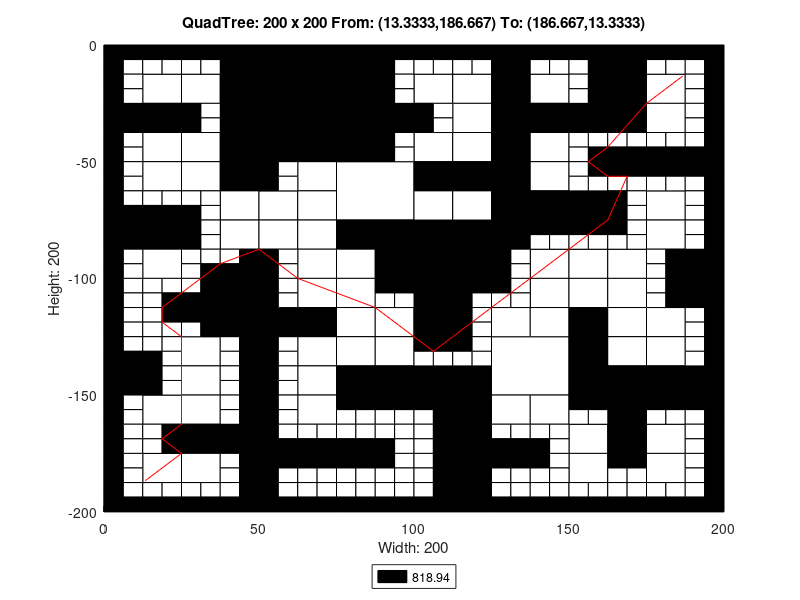

The MATLAB source for this figure:
axis([0 200 -200 0]);
title('QuadTree: 200 x 200 From: (13.3333,186.667) To: (186.667,13.3333)');
xlabel('Width: 200');
ylabel('Height: 200');
rectangle('Position',[50 -25 25 25], 'FaceColor',[0 0 0]);
rectangle('Position',[50 -50 25 25], 'FaceColor',[0 0 0]);
rectangle('Position',[75 -75 25 25], 'FaceColor',[1 1 1]);
rectangle('Position',[100 -100 25 25], 'FaceColor',[0 0 0]);
rectangle('Position',[125 -150 25 25], 'FaceColor',[1 1 1]);
rectangle('Position',[12.5 -25 12.5 12.5], 'FaceColor',[1 1 1]);
rectangle('Position',[37.5 -12.5 12.5 12.5], 'FaceColor',[0 0 0]);
rectangle('Position',[25 -25 12.5 12.5], 'FaceColor',[1 1 1]);
rectangle('Position',[37.5 -25 12.5 12.5], 'FaceColor',[0 0 0]);
rectangle('Position',[0 -37.5 12.5 12.5], 'FaceColor',[0 0 0]);
rectangle('Position',[12.5 -37.5 12.5 12.5], 'FaceColor',[0 0 0]);
rectangle('Position',[12.5 -50 12.5 12.5], 'FaceColor',[1 1 1]);
rectangle('Position',[37.5 -37.5 12.5 12.5], 'FaceColor',[0 0 0]);
rectangle('Position',[25 -50 12.5 12.5], 'FaceColor',[1 1 1]);
rectangle('Position',[37.5 -50 12.5 12.5], 'FaceColor',[0 0 0]);
rectangle('Position',[75 -12.5 12.5 12.5], 'FaceColor',[0 0 0]);
rectangle('Position',[75 -25 12.5 12.5], 'FaceColor',[0 0 0]);
rectangle('Position',[75 -37.5 12.5 12.5], 'FaceColor',[0 0 0]);
rectangle('Position',[87.5 -37.5 12.5 12.5], 'FaceColor',[0 0 0]);
rectangle('Position',[75 -50 12.5 12.5], 'FaceColor',[0 0 0]);
rectangle('Position',[12.5 -62.5 12.5 12.5], 'FaceColor',[1 1 1]);
rectangle('Position',[25 -62.5 12.5 12.5], 'FaceColor',[1 1 1]);
rectangle('Position',[37.5 -62.5 12.5 12.5], 'FaceColor',[0 0 0]);
rectangle('Position',[37.5 -75 12.5 12.5], 'FaceColor',[1 1 1]);
rectangle('Position',[0 -87.5 12.5 12.5], 'FaceColor',[0 0 0]);
rectangle('Position',[12.5 -87.5 12.5 12.5], 'FaceColor',[0 0 0]);
rectangle('Position',[12.5 -100 12.5 12.5], 'FaceColor',[1 1 1]);
rectangle('Position',[37.5 -87.5 12.5 12.5], 'FaceColor',[1 1 1]);
rectangle('Position',[62.5 -62.5 12.5 12.5], 'FaceColor',[1 1 1]);
rectangle('Position',[50 -75 12.5 12.5], 'FaceColor',[1 1 1]);
rectangle('Position',[62.5 -75 12.5 12.5], 'FaceColor',[1 1 1]);
rectangle('Position',[50 -87.5 12.5 12.5], 'FaceColor',[1 1 1]);
rectangle('Position',[62.5 -87.5 12.5 12.5], 'FaceColor',[1 1 1]);
rectangle('Position',[62.5 -100 12.5 12.5], 'FaceColor',[1 1 1]);
rectangle('Position',[75 -87.5 12.5 12.5], 'FaceColor',[0 0 0]);
rectangle('Position',[87.5 -87.5 12.5 12.5], 'FaceColor',[0 0 0]);
rectangle('Position',[75 -100 12.5 12.5], 'FaceColor',[1 1 1]);
rectangle('Position',[87.5 -100 12.5 12.5], 'FaceColor',[0 0 0]);
rectangle('Position',[100 -25 12.5 12.5], 'FaceColor',[1 1 1]);
rectangle('Position',[112.5 -25 12.5 12.5], 'FaceColor',[1 1 1]);
rectangle('Position',[125 -12.5 12.5 12.5], 'FaceColor',[0 0 0]);
rectangle('Position',[125 -25 12.5 12.5], 'FaceColor',[0 0 0]);
rectangle('Position',[137.5 -25 12.5 12.5], 'FaceColor',[1 1 1]);
rectangle('Position',[112.5 -37.5 12.5 12.5], 'FaceColor',[1 1 1]);
rectangle('Position',[100 -50 12.5 12.5], 'FaceColor',[1 1 1]);
rectangle('Position',[112.5 -50 12.5 12.5], 'FaceColor',[1 1 1]);
rectangle('Position',[125 -37.5 12.5 12.5], 'FaceColor',[0 0 0]);
rectangle('Position',[137.5 -37.5 12.5 12.5], 'FaceColor',[0 0 0]);
rectangle('Position',[125 -50 12.5 12.5], 'FaceColor',[0 0 0]);
rectangle('Position',[137.5 -50 12.5 12.5], 'FaceColor',[1 1 1]);
rectangle('Position',[162.5 -12.5 12.5 12.5], 'FaceColor',[0 0 0]);
rectangle('Position',[162.5 -25 12.5 12.5], 'FaceColor',[0 0 0]);
rectangle('Position',[175 -25 12.5 12.5], 'FaceColor',[1 1 1]);
rectangle('Position',[150 -37.5 12.5 12.5], 'FaceColor',[0 0 0]);
rectangle('Position',[162.5 -37.5 12.5 12.5], 'FaceColor',[0 0 0]);
rectangle('Position',[175 -37.5 12.5 12.5], 'FaceColor',[1 1 1]);
rectangle('Position',[100 -62.5 12.5 12.5], 'FaceColor',[0 0 0]);
rectangle('Position',[112.5 -62.5 12.5 12.5], 'FaceColor',[0 0 0]);
rectangle('Position',[100 -75 12.5 12.5], 'FaceColor',[1 1 1]);
rectangle('Position',[112.5 -75 12.5 12.5], 'FaceColor',[1 1 1]);
rectangle('Position',[125 -62.5 12.5 12.5], 'FaceColor',[0 0 0]);
rectangle('Position',[137.5 -62.5 12.5 12.5], 'FaceColor',[1 1 1]);
rectangle('Position',[125 -75 12.5 12.5], 'FaceColor',[0 0 0]);
rectangle('Position',[137.5 -75 12.5 12.5], 'FaceColor',[0 0 0]);
rectangle('Position',[125 -87.5 12.5 12.5], 'FaceColor',[0 0 0]);
rectangle('Position',[137.5 -100 12.5 12.5], 'FaceColor',[1 1 1]);
rectangle('Position',[150 -75 12.5 12.5], 'FaceColor',[0 0 0]);
rectangle('Position',[175 -75 12.5 12.5], 'FaceColor',[1 1 1]);
rectangle('Position',[150 -100 12.5 12.5], 'FaceColor',[1 1 1]);
rectangle('Position',[162.5 -100 12.5 12.5], 'FaceColor',[1 1 1]);
rectangle('Position',[175 -87.5 12.5 12.5], 'FaceColor',[1 1 1]);
rectangle('Position',[187.5 -100 12.5 12.5], 'FaceColor',[0 0 0]);
rectangle('Position',[37.5 -112.5 12.5 12.5], 'FaceColor',[0 0 0]);
rectangle('Position',[37.5 -125 12.5 12.5], 'FaceColor',[0 0 0]);
rectangle('Position',[0 -150 12.5 12.5], 'FaceColor',[0 0 0]);
rectangle('Position',[25 -137.5 12.5 12.5], 'FaceColor',[1 1 1]);
rectangle('Position',[25 -150 12.5 12.5], 'FaceColor',[1 1 1]);
rectangle('Position',[62.5 -112.5 12.5 12.5], 'FaceColor',[1 1 1]);
rectangle('Position',[50 -125 12.5 12.5], 'FaceColor',[0 0 0]);
rectangle('Position',[62.5 -125 12.5 12.5], 'FaceColor',[0 0 0]);
rectangle('Position',[75 -112.5 12.5 12.5], 'FaceColor',[1 1 1]);
rectangle('Position',[75 -125 12.5 12.5], 'FaceColor',[1 1 1]);
rectangle('Position',[87.5 -125 12.5 12.5], 'FaceColor',[1 1 1]);
rectangle('Position',[62.5 -137.5 12.5 12.5], 'FaceColor',[1 1 1]);
rectangle('Position',[62.5 -150 12.5 12.5], 'FaceColor',[1 1 1]);
rectangle('Position',[75 -137.5 12.5 12.5], 'FaceColor',[1 1 1]);
rectangle('Position',[87.5 -137.5 12.5 12.5], 'FaceColor',[1 1 1]);
rectangle('Position',[75 -150 12.5 12.5], 'FaceColor',[0 0 0]);
rectangle('Position',[87.5 -150 12.5 12.5], 'FaceColor',[0 0 0]);
rectangle('Position',[12.5 -162.5 12.5 12.5], 'FaceColor',[1 1 1]);
rectangle('Position',[25 -162.5 12.5 12.5], 'FaceColor',[1 1 1]);
rectangle('Position',[25 -175 12.5 12.5], 'FaceColor',[0 0 0]);
rectangle('Position',[37.5 -175 12.5 12.5], 'FaceColor',[0 0 0]);
rectangle('Position',[12.5 -187.5 12.5 12.5], 'FaceColor',[1 1 1]);
rectangle('Position',[25 -187.5 12.5 12.5], 'FaceColor',[1 1 1]);
rectangle('Position',[62.5 -162.5 12.5 12.5], 'FaceColor',[1 1 1]);
rectangle('Position',[100 -112.5 12.5 12.5], 'FaceColor',[0 0 0]);
rectangle('Position',[100 -125 12.5 12.5], 'FaceColor',[0 0 0]);
rectangle('Position',[137.5 -112.5 12.5 12.5], 'FaceColor',[1 1 1]);
rectangle('Position',[125 -125 12.5 12.5], 'FaceColor',[1 1 1]);
rectangle('Position',[137.5 -125 12.5 12.5], 'FaceColor',[1 1 1]);
rectangle('Position',[100 -150 12.5 12.5], 'FaceColor',[0 0 0]);
rectangle('Position',[112.5 -150 12.5 12.5], 'FaceColor',[0 0 0]);
rectangle('Position',[150 -112.5 12.5 12.5], 'FaceColor',[1 1 1]);
rectangle('Position',[162.5 -112.5 12.5 12.5], 'FaceColor',[1 1 1]);
rectangle('Position',[150 -125 12.5 12.5], 'FaceColor',[0 0 0]);
rectangle('Position',[162.5 -125 12.5 12.5], 'FaceColor',[1 1 1]);
rectangle('Position',[187.5 -112.5 12.5 12.5], 'FaceColor',[0 0 0]);
rectangle('Position',[175 -125 12.5 12.5], 'FaceColor',[1 1 1]);
rectangle('Position',[150 -137.5 12.5 12.5], 'FaceColor',[0 0 0]);
rectangle('Position',[162.5 -137.5 12.5 12.5], 'FaceColor',[1 1 1]);
rectangle('Position',[150 -150 12.5 12.5], 'FaceColor',[0 0 0]);
rectangle('Position',[162.5 -150 12.5 12.5], 'FaceColor',[0 0 0]);
rectangle('Position',[175 -137.5 12.5 12.5], 'FaceColor',[1 1 1]);
rectangle('Position',[175 -150 12.5 12.5], 'FaceColor',[0 0 0]);
rectangle('Position',[187.5 -150 12.5 12.5], 'FaceColor',[0 0 0]);
rectangle('Position',[112.5 -162.5 12.5 12.5], 'FaceColor',[0 0 0]);
rectangle('Position',[112.5 -175 12.5 12.5], 'FaceColor',[0 0 0]);
rectangle('Position',[125 -162.5 12.5 12.5], 'FaceColor',[1 1 1]);
rectangle('Position',[137.5 -162.5 12.5 12.5], 'FaceColor',[1 1 1]);
rectangle('Position',[112.5 -187.5 12.5 12.5], 'FaceColor',[0 0 0]);
rectangle('Position',[112.5 -200 12.5 12.5], 'FaceColor',[0 0 0]);
rectangle('Position',[162.5 -162.5 12.5 12.5], 'FaceColor',[0 0 0]);
rectangle('Position',[150 -175 12.5 12.5], 'FaceColor',[1 1 1]);
rectangle('Position',[162.5 -175 12.5 12.5], 'FaceColor',[0 0 0]);
rectangle('Position',[175 -175 12.5 12.5], 'FaceColor',[1 1 1]);
rectangle('Position',[150 -187.5 12.5 12.5], 'FaceColor',[1 1 1]);
rectangle('Position',[175 -187.5 12.5 12.5], 'FaceColor',[1 1 1]);
rectangle('Position',[0 -6.25 6.25 6.25], 'FaceColor',[0 0 0]);
rectangle('Position',[6.25 -6.25 6.25 6.25], 'FaceColor',[0 0 0]);
rectangle('Position',[0 -12.5 6.25 6.25], 'FaceColor',[0 0 0]);
rectangle('Position',[6.25 -12.5 6.25 6.25], 'FaceColor',[1 1 1]);
rectangle('Position',[12.5 -6.25 6.25 6.25], 'FaceColor',[0 0 0]);
rectangle('Position',[18.75 -6.25 6.25 6.25], 'FaceColor',[0 0 0]);
rectangle('Position',[12.5 -12.5 6.25 6.25], 'FaceColor',[1 1 1]);
rectangle('Position',[18.75 -12.5 6.25 6.25], 'FaceColor',[1 1 1]);
rectangle('Position',[0 -18.75 6.25 6.25], 'FaceColor',[0 0 0]);
rectangle('Position',[6.25 -18.75 6.25 6.25], 'FaceColor',[1 1 1]);
rectangle('Position',[0 -25 6.25 6.25], 'FaceColor',[0 0 0]);
rectangle('Position',[6.25 -25 6.25 6.25], 'FaceColor',[1 1 1]);
rectangle('Position',[25 -6.25 6.25 6.25], 'FaceColor',[0 0 0]);
rectangle('Position',[31.25 -6.25 6.25 6.25], 'FaceColor',[0 0 0]);
rectangle('Position',[25 -12.5 6.25 6.25], 'FaceColor',[1 1 1]);
rectangle('Position',[31.25 -12.5 6.25 6.25], 'FaceColor',[1 1 1]);
rectangle('Position',[0 -43.75 6.25 6.25], 'FaceColor',[0 0 0]);
rectangle('Position',[6.25 -43.75 6.25 6.25], 'FaceColor',[1 1 1]);
rectangle('Position',[0 -50 6.25 6.25], 'FaceColor',[0 0 0]);
rectangle('Position',[6.25 -50 6.25 6.25], 'FaceColor',[1 1 1]);
rectangle('Position',[25 -31.25 6.25 6.25], 'FaceColor',[0 0 0]);
rectangle('Position',[31.25 -31.25 6.25 6.25], 'FaceColor',[1 1 1]);
rectangle('Position',[25 -37.5 6.25 6.25], 'FaceColor',[0 0 0]);
rectangle('Position',[31.25 -37.5 6.25 6.25], 'FaceColor',[1 1 1]);
rectangle('Position',[87.5 -6.25 6.25 6.25], 'FaceColor',[0 0 0]);
rectangle('Position',[93.75 -6.25 6.25 6.25], 'FaceColor',[0 0 0]);
rectangle('Position',[87.5 -12.5 6.25 6.25], 'FaceColor',[0 0 0]);
rectangle('Position',[93.75 -12.5 6.25 6.25], 'FaceColor',[1 1 1]);
rectangle('Position',[87.5 -18.75 6.25 6.25], 'FaceColor',[0 0 0]);
rectangle('Position',[93.75 -18.75 6.25 6.25], 'FaceColor',[1 1 1]);
rectangle('Position',[87.5 -25 6.25 6.25], 'FaceColor',[0 0 0]);
rectangle('Position',[93.75 -25 6.25 6.25], 'FaceColor',[1 1 1]);
rectangle('Position',[87.5 -43.75 6.25 6.25], 'FaceColor',[0 0 0]);
rectangle('Position',[93.75 -43.75 6.25 6.25], 'FaceColor',[1 1 1]);
rectangle('Position',[87.5 -50 6.25 6.25], 'FaceColor',[0 0 0]);
rectangle('Position',[93.75 -50 6.25 6.25], 'FaceColor',[1 1 1]);
rectangle('Position',[0 -56.25 6.25 6.25], 'FaceColor',[0 0 0]);
rectangle('Position',[6.25 -56.25 6.25 6.25], 'FaceColor',[1 1 1]);
rectangle('Position',[0 -62.5 6.25 6.25], 'FaceColor',[0 0 0]);
rectangle('Position',[6.25 -62.5 6.25 6.25], 'FaceColor',[1 1 1]);
rectangle('Position',[0 -68.75 6.25 6.25], 'FaceColor',[0 0 0]);
rectangle('Position',[6.25 -68.75 6.25 6.25], 'FaceColor',[1 1 1]);
rectangle('Position',[0 -75 6.25 6.25], 'FaceColor',[0 0 0]);
rectangle('Position',[6.25 -75 6.25 6.25], 'FaceColor',[0 0 0]);
rectangle('Position',[12.5 -68.75 6.25 6.25], 'FaceColor',[1 1 1]);
rectangle('Position',[18.75 -68.75 6.25 6.25], 'FaceColor',[1 1 1]);
rectangle('Position',[12.5 -75 6.25 6.25], 'FaceColor',[0 0 0]);
rectangle('Position',[18.75 -75 6.25 6.25], 'FaceColor',[0 0 0]);
rectangle('Position',[25 -68.75 6.25 6.25], 'FaceColor',[1 1 1]);
rectangle('Position',[31.25 -68.75 6.25 6.25], 'FaceColor',[1 1 1]);
rectangle('Position',[25 -75 6.25 6.25], 'FaceColor',[0 0 0]);
rectangle('Position',[31.25 -75 6.25 6.25], 'FaceColor',[1 1 1]);
rectangle('Position',[0 -93.75 6.25 6.25], 'FaceColor',[0 0 0]);
rectangle('Position',[6.25 -93.75 6.25 6.25], 'FaceColor',[1 1 1]);
rectangle('Position',[0 -100 6.25 6.25], 'FaceColor',[0 0 0]);
rectangle('Position',[6.25 -100 6.25 6.25], 'FaceColor',[1 1 1]);
rectangle('Position',[25 -81.25 6.25 6.25], 'FaceColor',[0 0 0]);
rectangle('Position',[31.25 -81.25 6.25 6.25], 'FaceColor',[1 1 1]);
rectangle('Position',[25 -87.5 6.25 6.25], 'FaceColor',[0 0 0]);
rectangle('Position',[31.25 -87.5 6.25 6.25], 'FaceColor',[1 1 1]);
rectangle('Position',[25 -93.75 6.25 6.25], 'FaceColor',[1 1 1]);
rectangle('Position',[31.25 -93.75 6.25 6.25], 'FaceColor',[1 1 1]);
rectangle('Position',[25 -100 6.25 6.25], 'FaceColor',[1 1 1]);
rectangle('Position',[31.25 -100 6.25 6.25], 'FaceColor',[0 0 0]);
rectangle('Position',[37.5 -93.75 6.25 6.25], 'FaceColor',[1 1 1]);
rectangle('Position',[43.75 -93.75 6.25 6.25], 'FaceColor',[0 0 0]);
rectangle('Position',[37.5 -100 6.25 6.25], 'FaceColor',[0 0 0]);
rectangle('Position',[43.75 -100 6.25 6.25], 'FaceColor',[0 0 0]);
rectangle('Position',[50 -56.25 6.25 6.25], 'FaceColor',[0 0 0]);
rectangle('Position',[56.25 -56.25 6.25 6.25], 'FaceColor',[1 1 1]);
rectangle('Position',[50 -62.5 6.25 6.25], 'FaceColor',[0 0 0]);
rectangle('Position',[56.25 -62.5 6.25 6.25], 'FaceColor',[1 1 1]);
rectangle('Position',[50 -93.75 6.25 6.25], 'FaceColor',[0 0 0]);
rectangle('Position',[56.25 -93.75 6.25 6.25], 'FaceColor',[1 1 1]);
rectangle('Position',[50 -100 6.25 6.25], 'FaceColor',[0 0 0]);
rectangle('Position',[56.25 -100 6.25 6.25], 'FaceColor',[1 1 1]);
rectangle('Position',[100 -6.25 6.25 6.25], 'FaceColor',[0 0 0]);
rectangle('Position',[106.25 -6.25 6.25 6.25], 'FaceColor',[0 0 0]);
rectangle('Position',[100 -12.5 6.25 6.25], 'FaceColor',[1 1 1]);
rectangle('Position',[106.25 -12.5 6.25 6.25], 'FaceColor',[1 1 1]);
rectangle('Position',[112.5 -6.25 6.25 6.25], 'FaceColor',[0 0 0]);
rectangle('Position',[118.75 -6.25 6.25 6.25], 'FaceColor',[0 0 0]);
rectangle('Position',[112.5 -12.5 6.25 6.25], 'FaceColor',[1 1 1]);
rectangle('Position',[118.75 -12.5 6.25 6.25], 'FaceColor',[1 1 1]);
rectangle('Position',[137.5 -6.25 6.25 6.25], 'FaceColor',[0 0 0]);
rectangle('Position',[143.75 -6.25 6.25 6.25], 'FaceColor',[0 0 0]);
rectangle('Position',[137.5 -12.5 6.25 6.25], 'FaceColor',[1 1 1]);
rectangle('Position',[143.75 -12.5 6.25 6.25], 'FaceColor',[1 1 1]);
rectangle('Position',[100 -31.25 6.25 6.25], 'FaceColor',[0 0 0]);
rectangle('Position',[106.25 -31.25 6.25 6.25], 'FaceColor',[1 1 1]);
rectangle('Position',[100 -37.5 6.25 6.25], 'FaceColor',[0 0 0]);
rectangle('Position',[106.25 -37.5 6.25 6.25], 'FaceColor',[1 1 1]);
rectangle('Position',[150 -6.25 6.25 6.25], 'FaceColor',[0 0 0]);
rectangle('Position',[156.25 -6.25 6.25 6.25], 'FaceColor',[0 0 0]);
rectangle('Position',[150 -12.5 6.25 6.25], 'FaceColor',[1 1 1]);
rectangle('Position',[156.25 -12.5 6.25 6.25], 'FaceColor',[0 0 0]);
rectangle('Position',[150 -18.75 6.25 6.25], 'FaceColor',[1 1 1]);
rectangle('Position',[156.25 -18.75 6.25 6.25], 'FaceColor',[0 0 0]);
rectangle('Position',[150 -25 6.25 6.25], 'FaceColor',[1 1 1]);
rectangle('Position',[156.25 -25 6.25 6.25], 'FaceColor',[0 0 0]);
rectangle('Position',[175 -6.25 6.25 6.25], 'FaceColor',[0 0 0]);
rectangle('Position',[181.25 -6.25 6.25 6.25], 'FaceColor',[0 0 0]);
rectangle('Position',[175 -12.5 6.25 6.25], 'FaceColor',[1 1 1]);
rectangle('Position',[181.25 -12.5 6.25 6.25], 'FaceColor',[1 1 1]);
rectangle('Position',[187.5 -6.25 6.25 6.25], 'FaceColor',[0 0 0]);
rectangle('Position',[193.75 -6.25 6.25 6.25], 'FaceColor',[0 0 0]);
rectangle('Position',[187.5 -12.5 6.25 6.25], 'FaceColor',[1 1 1]);
rectangle('Position',[193.75 -12.5 6.25 6.25], 'FaceColor',[0 0 0]);
rectangle('Position',[187.5 -18.75 6.25 6.25], 'FaceColor',[1 1 1]);
rectangle('Position',[193.75 -18.75 6.25 6.25], 'FaceColor',[0 0 0]);
rectangle('Position',[187.5 -25 6.25 6.25], 'FaceColor',[1 1 1]);
rectangle('Position',[193.75 -25 6.25 6.25], 'FaceColor',[0 0 0]);
rectangle('Position',[150 -43.75 6.25 6.25], 'FaceColor',[1 1 1]);
rectangle('Position',[156.25 -43.75 6.25 6.25], 'FaceColor',[1 1 1]);
rectangle('Position',[150 -50 6.25 6.25], 'FaceColor',[1 1 1]);
rectangle('Position',[156.25 -50 6.25 6.25], 'FaceColor',[0 0 0]);
rectangle('Position',[162.5 -43.75 6.25 6.25], 'FaceColor',[1 1 1]);
rectangle('Position',[168.75 -43.75 6.25 6.25], 'FaceColor',[1 1 1]);
rectangle('Position',[162.5 -50 6.25 6.25], 'FaceColor',[0 0 0]);
rectangle('Position',[168.75 -50 6.25 6.25], 'FaceColor',[0 0 0]);
rectangle('Position',[187.5 -31.25 6.25 6.25], 'FaceColor',[1 1 1]);
rectangle('Position',[193.75 -31.25 6.25 6.25], 'FaceColor',[0 0 0]);
rectangle('Position',[187.5 -37.5 6.25 6.25], 'FaceColor',[1 1 1]);
rectangle('Position',[193.75 -37.5 6.25 6.25], 'FaceColor',[0 0 0]);
rectangle('Position',[175 -43.75 6.25 6.25], 'FaceColor',[1 1 1]);
rectangle('Position',[181.25 -43.75 6.25 6.25], 'FaceColor',[1 1 1]);
rectangle('Position',[175 -50 6.25 6.25], 'FaceColor',[0 0 0]);
rectangle('Position',[181.25 -50 6.25 6.25], 'FaceColor',[0 0 0]);
rectangle('Position',[187.5 -43.75 6.25 6.25], 'FaceColor',[1 1 1]);
rectangle('Position',[193.75 -43.75 6.25 6.25], 'FaceColor',[0 0 0]);
rectangle('Position',[187.5 -50 6.25 6.25], 'FaceColor',[0 0 0]);
rectangle('Position',[193.75 -50 6.25 6.25], 'FaceColor',[0 0 0]);
rectangle('Position',[137.5 -81.25 6.25 6.25], 'FaceColor',[0 0 0]);
rectangle('Position',[143.75 -81.25 6.25 6.25], 'FaceColor',[0 0 0]);
rectangle('Position',[137.5 -87.5 6.25 6.25], 'FaceColor',[1 1 1]);
rectangle('Position',[143.75 -87.5 6.25 6.25], 'FaceColor',[1 1 1]);
rectangle('Position',[125 -93.75 6.25 6.25], 'FaceColor',[0 0 0]);
rectangle('Position',[131.25 -93.75 6.25 6.25], 'FaceColor',[1 1 1]);
rectangle('Position',[125 -100 6.25 6.25], 'FaceColor',[0 0 0]);
rectangle('Position',[131.25 -100 6.25 6.25], 'FaceColor',[1 1 1]);
rectangle('Position',[150 -56.25 6.25 6.25], 'FaceColor',[1 1 1]);
rectangle('Position',[156.25 -56.25 6.25 6.25], 'FaceColor',[0 0 0]);
rectangle('Position',[150 -62.5 6.25 6.25], 'FaceColor',[1 1 1]);
rectangle('Position',[156.25 -62.5 6.25 6.25], 'FaceColor',[1 1 1]);
rectangle('Position',[162.5 -56.25 6.25 6.25], 'FaceColor',[0 0 0]);
rectangle('Position',[168.75 -56.25 6.25 6.25], 'FaceColor',[0 0 0]);
rectangle('Position',[162.5 -62.5 6.25 6.25], 'FaceColor',[1 1 1]);
rectangle('Position',[168.75 -62.5 6.25 6.25], 'FaceColor',[1 1 1]);
rectangle('Position',[162.5 -68.75 6.25 6.25], 'FaceColor',[0 0 0]);
rectangle('Position',[168.75 -68.75 6.25 6.25], 'FaceColor',[1 1 1]);
rectangle('Position',[162.5 -75 6.25 6.25], 'FaceColor',[0 0 0]);
rectangle('Position',[168.75 -75 6.25 6.25], 'FaceColor',[1 1 1]);
rectangle('Position',[175 -56.25 6.25 6.25], 'FaceColor',[0 0 0]);
rectangle('Position',[181.25 -56.25 6.25 6.25], 'FaceColor',[0 0 0]);
rectangle('Position',[175 -62.5 6.25 6.25], 'FaceColor',[1 1 1]);
rectangle('Position',[181.25 -62.5 6.25 6.25], 'FaceColor',[1 1 1]);
rectangle('Position',[187.5 -56.25 6.25 6.25], 'FaceColor',[0 0 0]);
rectangle('Position',[193.75 -56.25 6.25 6.25], 'FaceColor',[0 0 0]);
rectangle('Position',[187.5 -62.5 6.25 6.25], 'FaceColor',[1 1 1]);
rectangle('Position',[193.75 -62.5 6.25 6.25], 'FaceColor',[0 0 0]);
rectangle('Position',[187.5 -68.75 6.25 6.25], 'FaceColor',[1 1 1]);
rectangle('Position',[193.75 -68.75 6.25 6.25], 'FaceColor',[0 0 0]);
rectangle('Position',[187.5 -75 6.25 6.25], 'FaceColor',[1 1 1]);
rectangle('Position',[193.75 -75 6.25 6.25], 'FaceColor',[0 0 0]);
rectangle('Position',[150 -81.25 6.25 6.25], 'FaceColor',[0 0 0]);
rectangle('Position',[156.25 -81.25 6.25 6.25], 'FaceColor',[0 0 0]);
rectangle('Position',[150 -87.5 6.25 6.25], 'FaceColor',[1 1 1]);
rectangle('Position',[156.25 -87.5 6.25 6.25], 'FaceColor',[1 1 1]);
rectangle('Position',[162.5 -81.25 6.25 6.25], 'FaceColor',[0 0 0]);
rectangle('Position',[168.75 -81.25 6.25 6.25], 'FaceColor',[1 1 1]);
rectangle('Position',[162.5 -87.5 6.25 6.25], 'FaceColor',[1 1 1]);
rectangle('Position',[168.75 -87.5 6.25 6.25], 'FaceColor',[1 1 1]);
rectangle('Position',[187.5 -81.25 6.25 6.25], 'FaceColor',[1 1 1]);
rectangle('Position',[193.75 -81.25 6.25 6.25], 'FaceColor',[0 0 0]);
rectangle('Position',[187.5 -87.5 6.25 6.25], 'FaceColor',[1 1 1]);
rectangle('Position',[193.75 -87.5 6.25 6.25], 'FaceColor',[0 0 0]);
rectangle('Position',[175 -93.75 6.25 6.25], 'FaceColor',[1 1 1]);
rectangle('Position',[181.25 -93.75 6.25 6.25], 'FaceColor',[0 0 0]);
rectangle('Position',[175 -100 6.25 6.25], 'FaceColor',[1 1 1]);
rectangle('Position',[181.25 -100 6.25 6.25], 'FaceColor',[0 0 0]);
rectangle('Position',[0 -106.25 6.25 6.25], 'FaceColor',[0 0 0]);
rectangle('Position',[6.25 -106.25 6.25 6.25], 'FaceColor',[1 1 1]);
rectangle('Position',[0 -112.5 6.25 6.25], 'FaceColor',[0 0 0]);
rectangle('Position',[6.25 -112.5 6.25 6.25], 'FaceColor',[1 1 1]);
rectangle('Position',[12.5 -106.25 6.25 6.25], 'FaceColor',[1 1 1]);
rectangle('Position',[18.75 -106.25 6.25 6.25], 'FaceColor',[1 1 1]);
rectangle('Position',[12.5 -112.5 6.25 6.25], 'FaceColor',[1 1 1]);
rectangle('Position',[18.75 -112.5 6.25 6.25], 'FaceColor',[0 0 0]);
rectangle('Position',[0 -118.75 6.25 6.25], 'FaceColor',[0 0 0]);
rectangle('Position',[6.25 -118.75 6.25 6.25], 'FaceColor',[1 1 1]);
rectangle('Position',[0 -125 6.25 6.25], 'FaceColor',[0 0 0]);
rectangle('Position',[6.25 -125 6.25 6.25], 'FaceColor',[1 1 1]);
rectangle('Position',[12.5 -118.75 6.25 6.25], 'FaceColor',[1 1 1]);
rectangle('Position',[18.75 -118.75 6.25 6.25], 'FaceColor',[0 0 0]);
rectangle('Position',[12.5 -125 6.25 6.25], 'FaceColor',[1 1 1]);
rectangle('Position',[18.75 -125 6.25 6.25], 'FaceColor',[1 1 1]);
rectangle('Position',[25 -106.25 6.25 6.25], 'FaceColor',[1 1 1]);
rectangle('Position',[31.25 -106.25 6.25 6.25], 'FaceColor',[0 0 0]);
rectangle('Position',[25 -112.5 6.25 6.25], 'FaceColor',[0 0 0]);
rectangle('Position',[31.25 -112.5 6.25 6.25], 'FaceColor',[0 0 0]);
rectangle('Position',[25 -118.75 6.25 6.25], 'FaceColor',[0 0 0]);
rectangle('Position',[31.25 -118.75 6.25 6.25], 'FaceColor',[0 0 0]);
rectangle('Position',[25 -125 6.25 6.25], 'FaceColor',[1 1 1]);
rectangle('Position',[31.25 -125 6.25 6.25], 'FaceColor',[0 0 0]);
rectangle('Position',[0 -131.25 6.25 6.25], 'FaceColor',[0 0 0]);
rectangle('Position',[6.25 -131.25 6.25 6.25], 'FaceColor',[1 1 1]);
rectangle('Position',[0 -137.5 6.25 6.25], 'FaceColor',[0 0 0]);
rectangle('Position',[6.25 -137.5 6.25 6.25], 'FaceColor',[0 0 0]);
rectangle('Position',[12.5 -131.25 6.25 6.25], 'FaceColor',[1 1 1]);
rectangle('Position',[18.75 -131.25 6.25 6.25], 'FaceColor',[1 1 1]);
rectangle('Position',[12.5 -137.5 6.25 6.25], 'FaceColor',[0 0 0]);
rectangle('Position',[18.75 -137.5 6.25 6.25], 'FaceColor',[1 1 1]);
rectangle('Position',[12.5 -143.75 6.25 6.25], 'FaceColor',[0 0 0]);
rectangle('Position',[18.75 -143.75 6.25 6.25], 'FaceColor',[1 1 1]);
rectangle('Position',[12.5 -150 6.25 6.25], 'FaceColor',[0 0 0]);
rectangle('Position',[18.75 -150 6.25 6.25], 'FaceColor',[1 1 1]);
rectangle('Position',[37.5 -131.25 6.25 6.25], 'FaceColor',[1 1 1]);
rectangle('Position',[43.75 -131.25 6.25 6.25], 'FaceColor',[0 0 0]);
rectangle('Position',[37.5 -137.5 6.25 6.25], 'FaceColor',[1 1 1]);
rectangle('Position',[43.75 -137.5 6.25 6.25], 'FaceColor',[0 0 0]);
rectangle('Position',[37.5 -143.75 6.25 6.25], 'FaceColor',[1 1 1]);
rectangle('Position',[43.75 -143.75 6.25 6.25], 'FaceColor',[0 0 0]);
rectangle('Position',[37.5 -150 6.25 6.25], 'FaceColor',[1 1 1]);
rectangle('Position',[43.75 -150 6.25 6.25], 'FaceColor',[0 0 0]);
rectangle('Position',[50 -106.25 6.25 6.25], 'FaceColor',[0 0 0]);
rectangle('Position',[56.25 -106.25 6.25 6.25], 'FaceColor',[1 1 1]);
rectangle('Position',[50 -112.5 6.25 6.25], 'FaceColor',[0 0 0]);
rectangle('Position',[56.25 -112.5 6.25 6.25], 'FaceColor',[1 1 1]);
rectangle('Position',[87.5 -106.25 6.25 6.25], 'FaceColor',[0 0 0]);
rectangle('Position',[93.75 -106.25 6.25 6.25], 'FaceColor',[0 0 0]);
rectangle('Position',[87.5 -112.5 6.25 6.25], 'FaceColor',[1 1 1]);
rectangle('Position',[93.75 -112.5 6.25 6.25], 'FaceColor',[1 1 1]);
rectangle('Position',[50 -131.25 6.25 6.25], 'FaceColor',[0 0 0]);
rectangle('Position',[56.25 -131.25 6.25 6.25], 'FaceColor',[1 1 1]);
rectangle('Position',[50 -137.5 6.25 6.25], 'FaceColor',[0 0 0]);
rectangle('Position',[56.25 -137.5 6.25 6.25], 'FaceColor',[1 1 1]);
rectangle('Position',[50 -143.75 6.25 6.25], 'FaceColor',[0 0 0]);
rectangle('Position',[56.25 -143.75 6.25 6.25], 'FaceColor',[1 1 1]);
rectangle('Position',[50 -150 6.25 6.25], 'FaceColor',[0 0 0]);
rectangle('Position',[56.25 -150 6.25 6.25], 'FaceColor',[1 1 1]);
rectangle('Position',[0 -156.25 6.25 6.25], 'FaceColor',[0 0 0]);
rectangle('Position',[6.25 -156.25 6.25 6.25], 'FaceColor',[1 1 1]);
rectangle('Position',[0 -162.5 6.25 6.25], 'FaceColor',[0 0 0]);
rectangle('Position',[6.25 -162.5 6.25 6.25], 'FaceColor',[1 1 1]);
rectangle('Position',[0 -168.75 6.25 6.25], 'FaceColor',[0 0 0]);
rectangle('Position',[6.25 -168.75 6.25 6.25], 'FaceColor',[1 1 1]);
rectangle('Position',[0 -175 6.25 6.25], 'FaceColor',[0 0 0]);
rectangle('Position',[6.25 -175 6.25 6.25], 'FaceColor',[1 1 1]);
rectangle('Position',[12.5 -168.75 6.25 6.25], 'FaceColor',[1 1 1]);
rectangle('Position',[18.75 -168.75 6.25 6.25], 'FaceColor',[0 0 0]);
rectangle('Position',[12.5 -175 6.25 6.25], 'FaceColor',[1 1 1]);
rectangle('Position',[18.75 -175 6.25 6.25], 'FaceColor',[0 0 0]);
rectangle('Position',[37.5 -156.25 6.25 6.25], 'FaceColor',[1 1 1]);
rectangle('Position',[43.75 -156.25 6.25 6.25], 'FaceColor',[0 0 0]);
rectangle('Position',[37.5 -162.5 6.25 6.25], 'FaceColor',[1 1 1]);
rectangle('Position',[43.75 -162.5 6.25 6.25], 'FaceColor',[0 0 0]);
rectangle('Position',[0 -181.25 6.25 6.25], 'FaceColor',[0 0 0]);
rectangle('Position',[6.25 -181.25 6.25 6.25], 'FaceColor',[1 1 1]);
rectangle('Position',[0 -187.5 6.25 6.25], 'FaceColor',[0 0 0]);
rectangle('Position',[6.25 -187.5 6.25 6.25], 'FaceColor',[1 1 1]);
rectangle('Position',[0 -193.75 6.25 6.25], 'FaceColor',[0 0 0]);
rectangle('Position',[6.25 -193.75 6.25 6.25], 'FaceColor',[1 1 1]);
rectangle('Position',[0 -200 6.25 6.25], 'FaceColor',[0 0 0]);
rectangle('Position',[6.25 -200 6.25 6.25], 'FaceColor',[0 0 0]);
rectangle('Position',[12.5 -193.75 6.25 6.25], 'FaceColor',[1 1 1]);
rectangle('Position',[18.75 -193.75 6.25 6.25], 'FaceColor',[1 1 1]);
rectangle('Position',[12.5 -200 6.25 6.25], 'FaceColor',[0 0 0]);
rectangle('Position',[18.75 -200 6.25 6.25], 'FaceColor',[0 0 0]);
rectangle('Position',[37.5 -181.25 6.25 6.25], 'FaceColor',[1 1 1]);
rectangle('Position',[43.75 -181.25 6.25 6.25], 'FaceColor',[0 0 0]);
rectangle('Position',[37.5 -187.5 6.25 6.25], 'FaceColor',[1 1 1]);
rectangle('Position',[43.75 -187.5 6.25 6.25], 'FaceColor',[0 0 0]);
rectangle('Position',[25 -193.75 6.25 6.25], 'FaceColor',[1 1 1]);
rectangle('Position',[31.25 -193.75 6.25 6.25], 'FaceColor',[1 1 1]);
rectangle('Position',[25 -200 6.25 6.25], 'FaceColor',[0 0 0]);
rectangle('Position',[31.25 -200 6.25 6.25], 'FaceColor',[0 0 0]);
rectangle('Position',[37.5 -193.75 6.25 6.25], 'FaceColor',[1 1 1]);
rectangle('Position',[43.75 -193.75 6.25 6.25], 'FaceColor',[0 0 0]);
rectangle('Position',[37.5 -200 6.25 6.25], 'FaceColor',[0 0 0]);
rectangle('Position',[43.75 -200 6.25 6.25], 'FaceColor',[0 0 0]);
rectangle('Position',[50 -156.25 6.25 6.25], 'FaceColor',[0 0 0]);
rectangle('Position',[56.25 -156.25 6.25 6.25], 'FaceColor',[1 1 1]);
rectangle('Position',[50 -162.5 6.25 6.25], 'FaceColor',[0 0 0]);
rectangle('Position',[56.25 -162.5 6.25 6.25], 'FaceColor',[1 1 1]);
rectangle('Position',[50 -168.75 6.25 6.25], 'FaceColor',[0 0 0]);
rectangle('Position',[56.25 -168.75 6.25 6.25], 'FaceColor',[1 1 1]);
rectangle('Position',[50 -175 6.25 6.25], 'FaceColor',[0 0 0]);
rectangle('Position',[56.25 -175 6.25 6.25], 'FaceColor',[0 0 0]);
rectangle('Position',[62.5 -168.75 6.25 6.25], 'FaceColor',[1 1 1]);
rectangle('Position',[68.75 -168.75 6.25 6.25], 'FaceColor',[1 1 1]);
rectangle('Position',[62.5 -175 6.25 6.25], 'FaceColor',[0 0 0]);
rectangle('Position',[68.75 -175 6.25 6.25], 'FaceColor',[0 0 0]);
rectangle('Position',[75 -156.25 6.25 6.25], 'FaceColor',[0 0 0]);
rectangle('Position',[81.25 -156.25 6.25 6.25], 'FaceColor',[0 0 0]);
rectangle('Position',[75 -162.5 6.25 6.25], 'FaceColor',[1 1 1]);
rectangle('Position',[81.25 -162.5 6.25 6.25], 'FaceColor',[1 1 1]);
rectangle('Position',[87.5 -156.25 6.25 6.25], 'FaceColor',[0 0 0]);
rectangle('Position',[93.75 -156.25 6.25 6.25], 'FaceColor',[0 0 0]);
rectangle('Position',[87.5 -162.5 6.25 6.25], 'FaceColor',[1 1 1]);
rectangle('Position',[93.75 -162.5 6.25 6.25], 'FaceColor',[1 1 1]);
rectangle('Position',[75 -168.75 6.25 6.25], 'FaceColor',[1 1 1]);
rectangle('Position',[81.25 -168.75 6.25 6.25], 'FaceColor',[1 1 1]);
rectangle('Position',[75 -175 6.25 6.25], 'FaceColor',[0 0 0]);
rectangle('Position',[81.25 -175 6.25 6.25], 'FaceColor',[0 0 0]);
rectangle('Position',[87.5 -168.75 6.25 6.25], 'FaceColor',[1 1 1]);
rectangle('Position',[93.75 -168.75 6.25 6.25], 'FaceColor',[1 1 1]);
rectangle('Position',[87.5 -175 6.25 6.25], 'FaceColor',[0 0 0]);
rectangle('Position',[93.75 -175 6.25 6.25], 'FaceColor',[1 1 1]);
rectangle('Position',[50 -181.25 6.25 6.25], 'FaceColor',[0 0 0]);
rectangle('Position',[56.25 -181.25 6.25 6.25], 'FaceColor',[0 0 0]);
rectangle('Position',[50 -187.5 6.25 6.25], 'FaceColor',[0 0 0]);
rectangle('Position',[56.25 -187.5 6.25 6.25], 'FaceColor',[1 1 1]);
rectangle('Position',[62.5 -181.25 6.25 6.25], 'FaceColor',[0 0 0]);
rectangle('Position',[68.75 -181.25 6.25 6.25], 'FaceColor',[0 0 0]);
rectangle('Position',[62.5 -187.5 6.25 6.25], 'FaceColor',[1 1 1]);
rectangle('Position',[68.75 -187.5 6.25 6.25], 'FaceColor',[1 1 1]);
rectangle('Position',[50 -193.75 6.25 6.25], 'FaceColor',[0 0 0]);
rectangle('Position',[56.25 -193.75 6.25 6.25], 'FaceColor',[1 1 1]);
rectangle('Position',[50 -200 6.25 6.25], 'FaceColor',[0 0 0]);
rectangle('Position',[56.25 -200 6.25 6.25], 'FaceColor',[0 0 0]);
rectangle('Position',[62.5 -193.75 6.25 6.25], 'FaceColor',[1 1 1]);
rectangle('Position',[68.75 -193.75 6.25 6.25], 'FaceColor',[1 1 1]);
rectangle('Position',[62.5 -200 6.25 6.25], 'FaceColor',[0 0 0]);
rectangle('Position',[68.75 -200 6.25 6.25], 'FaceColor',[0 0 0]);
rectangle('Position',[75 -181.25 6.25 6.25], 'FaceColor',[0 0 0]);
rectangle('Position',[81.25 -181.25 6.25 6.25], 'FaceColor',[0 0 0]);
rectangle('Position',[75 -187.5 6.25 6.25], 'FaceColor',[1 1 1]);
rectangle('Position',[81.25 -187.5 6.25 6.25], 'FaceColor',[1 1 1]);
rectangle('Position',[87.5 -181.25 6.25 6.25], 'FaceColor',[0 0 0]);
rectangle('Position',[93.75 -181.25 6.25 6.25], 'FaceColor',[1 1 1]);
rectangle('Position',[87.5 -187.5 6.25 6.25], 'FaceColor',[1 1 1]);
rectangle('Position',[93.75 -187.5 6.25 6.25], 'FaceColor',[1 1 1]);
rectangle('Position',[75 -193.75 6.25 6.25], 'FaceColor',[1 1 1]);
rectangle('Position',[81.25 -193.75 6.25 6.25], 'FaceColor',[1 1 1]);
rectangle('Position',[75 -200 6.25 6.25], 'FaceColor',[0 0 0]);
rectangle('Position',[81.25 -200 6.25 6.25], 'FaceColor',[0 0 0]);
rectangle('Position',[87.5 -193.75 6.25 6.25], 'FaceColor',[1 1 1]);
rectangle('Position',[93.75 -193.75 6.25 6.25], 'FaceColor',[1 1 1]);
rectangle('Position',[87.5 -200 6.25 6.25], 'FaceColor',[0 0 0]);
rectangle('Position',[93.75 -200 6.25 6.25], 'FaceColor',[0 0 0]);
rectangle('Position',[112.5 -106.25 6.25 6.25], 'FaceColor',[0 0 0]);
rectangle('Position',[118.75 -106.25 6.25 6.25], 'FaceColor',[0 0 0]);
rectangle('Position',[112.5 -112.5 6.25 6.25], 'FaceColor',[0 0 0]);
rectangle('Position',[118.75 -112.5 6.25 6.25], 'FaceColor',[1 1 1]);
rectangle('Position',[112.5 -118.75 6.25 6.25], 'FaceColor',[0 0 0]);
rectangle('Position',[118.75 -118.75 6.25 6.25], 'FaceColor',[1 1 1]);
rectangle('Position',[112.5 -125 6.25 6.25], 'FaceColor',[0 0 0]);
rectangle('Position',[118.75 -125 6.25 6.25], 'FaceColor',[1 1 1]);
rectangle('Position',[125 -106.25 6.25 6.25], 'FaceColor',[0 0 0]);
rectangle('Position',[131.25 -106.25 6.25 6.25], 'FaceColor',[1 1 1]);
rectangle('Position',[125 -112.5 6.25 6.25], 'FaceColor',[1 1 1]);
rectangle('Position',[131.25 -112.5 6.25 6.25], 'FaceColor',[1 1 1]);
rectangle('Position',[100 -131.25 6.25 6.25], 'FaceColor',[0 0 0]);
rectangle('Position',[106.25 -131.25 6.25 6.25], 'FaceColor',[0 0 0]);
rectangle('Position',[100 -137.5 6.25 6.25], 'FaceColor',[1 1 1]);
rectangle('Position',[106.25 -137.5 6.25 6.25], 'FaceColor',[1 1 1]);
rectangle('Position',[112.5 -131.25 6.25 6.25], 'FaceColor',[0 0 0]);
rectangle('Position',[118.75 -131.25 6.25 6.25], 'FaceColor',[1 1 1]);
rectangle('Position',[112.5 -137.5 6.25 6.25], 'FaceColor',[1 1 1]);
rectangle('Position',[118.75 -137.5 6.25 6.25], 'FaceColor',[1 1 1]);
rectangle('Position',[175 -106.25 6.25 6.25], 'FaceColor',[1 1 1]);
rectangle('Position',[181.25 -106.25 6.25 6.25], 'FaceColor',[0 0 0]);
rectangle('Position',[175 -112.5 6.25 6.25], 'FaceColor',[1 1 1]);
rectangle('Position',[181.25 -112.5 6.25 6.25], 'FaceColor',[0 0 0]);
rectangle('Position',[187.5 -118.75 6.25 6.25], 'FaceColor',[1 1 1]);
rectangle('Position',[193.75 -118.75 6.25 6.25], 'FaceColor',[0 0 0]);
rectangle('Position',[187.5 -125 6.25 6.25], 'FaceColor',[1 1 1]);
rectangle('Position',[193.75 -125 6.25 6.25], 'FaceColor',[0 0 0]);
rectangle('Position',[187.5 -131.25 6.25 6.25], 'FaceColor',[1 1 1]);
rectangle('Position',[193.75 -131.25 6.25 6.25], 'FaceColor',[0 0 0]);
rectangle('Position',[187.5 -137.5 6.25 6.25], 'FaceColor',[1 1 1]);
rectangle('Position',[193.75 -137.5 6.25 6.25], 'FaceColor',[0 0 0]);
rectangle('Position',[100 -156.25 6.25 6.25], 'FaceColor',[0 0 0]);
rectangle('Position',[106.25 -156.25 6.25 6.25], 'FaceColor',[0 0 0]);
rectangle('Position',[100 -162.5 6.25 6.25], 'FaceColor',[1 1 1]);
rectangle('Position',[106.25 -162.5 6.25 6.25], 'FaceColor',[0 0 0]);
rectangle('Position',[100 -168.75 6.25 6.25], 'FaceColor',[1 1 1]);
rectangle('Position',[106.25 -168.75 6.25 6.25], 'FaceColor',[0 0 0]);
rectangle('Position',[100 -175 6.25 6.25], 'FaceColor',[1 1 1]);
rectangle('Position',[106.25 -175 6.25 6.25], 'FaceColor',[0 0 0]);
rectangle('Position',[125 -168.75 6.25 6.25], 'FaceColor',[1 1 1]);
rectangle('Position',[131.25 -168.75 6.25 6.25], 'FaceColor',[1 1 1]);
rectangle('Position',[125 -175 6.25 6.25], 'FaceColor',[0 0 0]);
rectangle('Position',[131.25 -175 6.25 6.25], 'FaceColor',[0 0 0]);
rectangle('Position',[137.5 -168.75 6.25 6.25], 'FaceColor',[1 1 1]);
rectangle('Position',[143.75 -168.75 6.25 6.25], 'FaceColor',[1 1 1]);
rectangle('Position',[137.5 -175 6.25 6.25], 'FaceColor',[0 0 0]);
rectangle('Position',[143.75 -175 6.25 6.25], 'FaceColor',[1 1 1]);
rectangle('Position',[100 -181.25 6.25 6.25], 'FaceColor',[1 1 1]);
rectangle('Position',[106.25 -181.25 6.25 6.25], 'FaceColor',[0 0 0]);
rectangle('Position',[100 -187.5 6.25 6.25], 'FaceColor',[1 1 1]);
rectangle('Position',[106.25 -187.5 6.25 6.25], 'FaceColor',[0 0 0]);
rectangle('Position',[100 -193.75 6.25 6.25], 'FaceColor',[1 1 1]);
rectangle('Position',[106.25 -193.75 6.25 6.25], 'FaceColor',[0 0 0]);
rectangle('Position',[100 -200 6.25 6.25], 'FaceColor',[0 0 0]);
rectangle('Position',[106.25 -200 6.25 6.25], 'FaceColor',[0 0 0]);
rectangle('Position',[125 -181.25 6.25 6.25], 'FaceColor',[0 0 0]);
rectangle('Position',[131.25 -181.25 6.25 6.25], 'FaceColor',[0 0 0]);
rectangle('Position',[125 -187.5 6.25 6.25], 'FaceColor',[1 1 1]);
rectangle('Position',[131.25 -187.5 6.25 6.25], 'FaceColor',[1 1 1]);
rectangle('Position',[137.5 -181.25 6.25 6.25], 'FaceColor',[0 0 0]);
rectangle('Position',[143.75 -181.25 6.25 6.25], 'FaceColor',[1 1 1]);
rectangle('Position',[137.5 -187.5 6.25 6.25], 'FaceColor',[1 1 1]);
rectangle('Position',[143.75 -187.5 6.25 6.25], 'FaceColor',[1 1 1]);
rectangle('Position',[125 -193.75 6.25 6.25], 'FaceColor',[1 1 1]);
rectangle('Position',[131.25 -193.75 6.25 6.25], 'FaceColor',[1 1 1]);
rectangle('Position',[125 -200 6.25 6.25], 'FaceColor',[0 0 0]);
rectangle('Position',[131.25 -200 6.25 6.25], 'FaceColor',[0 0 0]);
rectangle('Position',[137.5 -193.75 6.25 6.25], 'FaceColor',[1 1 1]);
rectangle('Position',[143.75 -193.75 6.25 6.25], 'FaceColor',[1 1 1]);
rectangle('Position',[137.5 -200 6.25 6.25], 'FaceColor',[0 0 0]);
rectangle('Position',[143.75 -200 6.25 6.25], 'FaceColor',[0 0 0]);
rectangle('Position',[150 -156.25 6.25 6.25], 'FaceColor',[0 0 0]);
rectangle('Position',[156.25 -156.25 6.25 6.25], 'FaceColor',[0 0 0]);
rectangle('Position',[150 -162.5 6.25 6.25], 'FaceColor',[1 1 1]);
rectangle('Position',[156.25 -162.5 6.25 6.25], 'FaceColor',[1 1 1]);
rectangle('Position',[175 -156.25 6.25 6.25], 'FaceColor',[0 0 0]);
rectangle('Position',[181.25 -156.25 6.25 6.25], 'FaceColor',[0 0 0]);
rectangle('Position',[175 -162.5 6.25 6.25], 'FaceColor',[1 1 1]);
rectangle('Position',[181.25 -162.5 6.25 6.25], 'FaceColor',[1 1 1]);
rectangle('Position',[187.5 -156.25 6.25 6.25], 'FaceColor',[0 0 0]);
rectangle('Position',[193.75 -156.25 6.25 6.25], 'FaceColor',[0 0 0]);
rectangle('Position',[187.5 -162.5 6.25 6.25], 'FaceColor',[1 1 1]);
rectangle('Position',[193.75 -162.5 6.25 6.25], 'FaceColor',[0 0 0]);
rectangle('Position',[187.5 -168.75 6.25 6.25], 'FaceColor',[1 1 1]);
rectangle('Position',[193.75 -168.75 6.25 6.25], 'FaceColor',[0 0 0]);
rectangle('Position',[187.5 -175 6.25 6.25], 'FaceColor',[1 1 1]);
rectangle('Position',[193.75 -175 6.25 6.25], 'FaceColor',[0 0 0]);
rectangle('Position',[162.5 -181.25 6.25 6.25], 'FaceColor',[0 0 0]);
rectangle('Position',[168.75 -181.25 6.25 6.25], 'FaceColor',[0 0 0]);
rectangle('Position',[162.5 -187.5 6.25 6.25], 'FaceColor',[1 1 1]);
rectangle('Position',[168.75 -187.5 6.25 6.25], 'FaceColor',[1 1 1]);
rectangle('Position',[150 -193.75 6.25 6.25], 'FaceColor',[1 1 1]);
rectangle('Position',[156.25 -193.75 6.25 6.25], 'FaceColor',[1 1 1]);
rectangle('Position',[150 -200 6.25 6.25], 'FaceColor',[0 0 0]);
rectangle('Position',[156.25 -200 6.25 6.25], 'FaceColor',[0 0 0]);
rectangle('Position',[162.5 -193.75 6.25 6.25], 'FaceColor',[1 1 1]);
rectangle('Position',[168.75 -193.75 6.25 6.25], 'FaceColor',[1 1 1]);
rectangle('Position',[162.5 -200 6.25 6.25], 'FaceColor',[0 0 0]);
rectangle('Position',[168.75 -200 6.25 6.25], 'FaceColor',[0 0 0]);
rectangle('Position',[187.5 -181.25 6.25 6.25], 'FaceColor',[1 1 1]);
rectangle('Position',[193.75 -181.25 6.25 6.25], 'FaceColor',[0 0 0]);
rectangle('Position',[187.5 -187.5 6.25 6.25], 'FaceColor',[1 1 1]);
rectangle('Position',[193.75 -187.5 6.25 6.25], 'FaceColor',[0 0 0]);
rectangle('Position',[175 -193.75 6.25 6.25], 'FaceColor',[1 1 1]);
rectangle('Position',[181.25 -193.75 6.25 6.25], 'FaceColor',[1 1 1]);
rectangle('Position',[175 -200 6.25 6.25], 'FaceColor',[0 0 0]);
rectangle('Position',[181.25 -200 6.25 6.25], 'FaceColor',[0 0 0]);
rectangle('Position',[187.5 -193.75 6.25 6.25], 'FaceColor',[1 1 1]);
rectangle('Position',[193.75 -193.75 6.25 6.25], 'FaceColor',[0 0 0]);
rectangle('Position',[187.5 -200 6.25 6.25], 'FaceColor',[0 0 0]);
rectangle('Position',[193.75 -200 6.25 6.25], 'FaceColor',[0 0 0]);
X=[186.667,186.667,175,162.5,162.5,162.5,156.25,156.25,162.5,168.75,168.75,162.5,162.5,150,137.5,137.5,112.5,112.5,106.25,106.25,106.25,100,87.5,62.5,50,50,50,37.5,31.25,25,18.75,18.75,25,25,25,25,25,25,18.75,18.75,25,13.3333];
Y=[-13.3333,-13.3333,-25,-43.75,-43.75,-43.75,-50,-50,-56.25,-56.25,-56.25,-75,-75,-87.5,-100,-100,-125,-125,-131.25,-131.25,-131.25,-125,-112.5,-100,-87.5,-87.5,-87.5,-93.75,-100,-106.25,-112.5,-118.75,-125,-125,-137.5,-143.75,-143.75,-162.5,-168.75,-168.75,-175,-186.667];
hold on;
plot(X,Y,'r');
legend('818.94','Location','southoutside');
